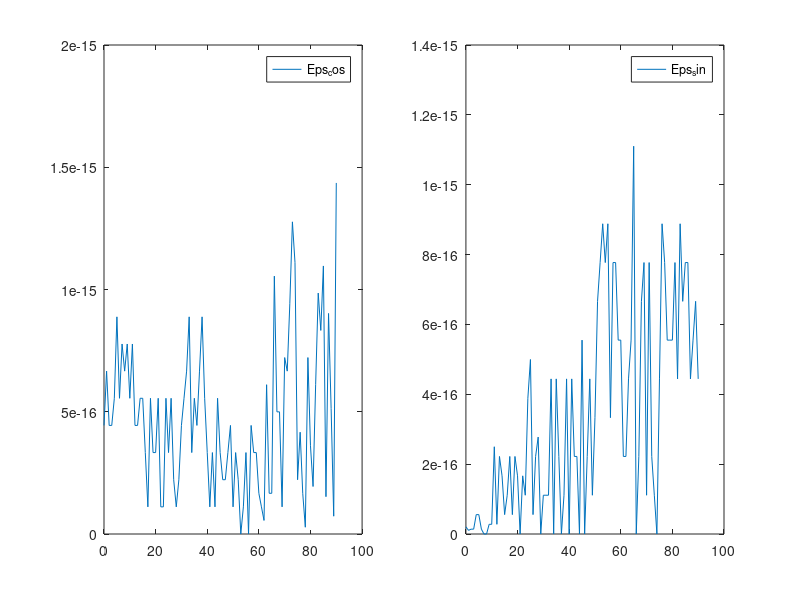

Recreate this plot in MATLAB.
clear all
close all

%fichier1 = input("cosinus.txt");
%fichier2 = input("sinus.txt");

Eps_cos = load("cosinus.txt")
Eps_sin = load("sinus.txt");
A = (0:90);
Phi = A';

subplot(1,2,1);
plot(Phi,Eps_cos);
legend("Eps_cos")
hold
subplot(1,2,2);
plot(Phi,Eps_sin);
legend("Eps_sin");